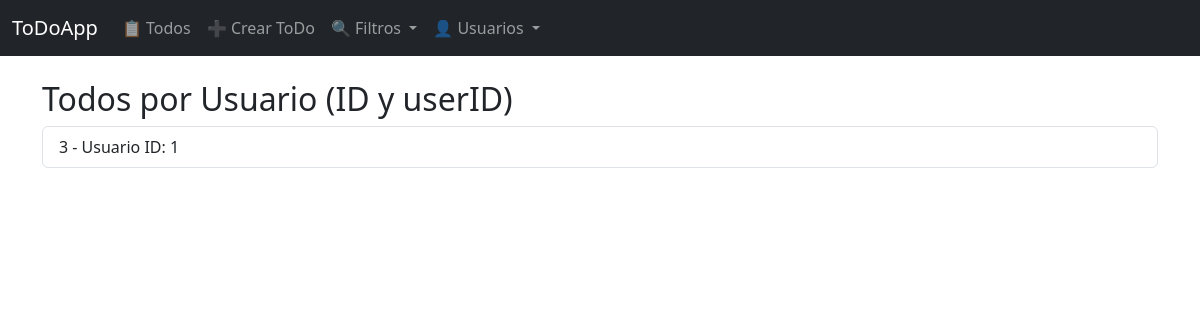
/todos/ids_user/, run on an earlier commit of the app's database.
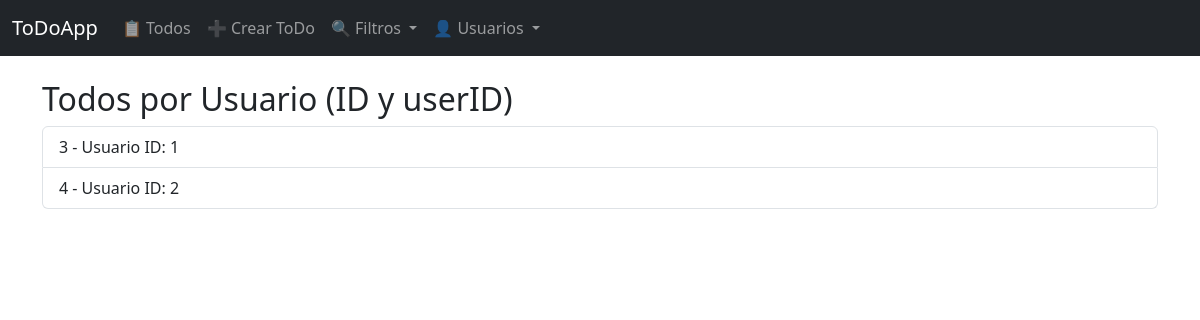
And on a later commit of the database.
### todos/models.py (models this page shows, shortened)
class Todo(models.Model):
    title = models.CharField(max_length=255)
    is_done = models.BooleanField(default=False)
    user = models.ForeignKey(User, on_delete=models.CASCADE)

### todos/views.py (the view)
# urls.py: path('ids_user/', views.todos_ids_user, name="todos_ids_user"),
def todos_ids_user(request):
    todos = Todo.objects.all()
    return render(request, "todos/todo_ids_user.html", {"todos": todos})

### todos/templates/todos/todo_ids_user.html
{% extends "base.html" %}
{% block content %}
<h2> Todos por Usuario (ID y userID)</h2>
<ul class="list-group">
  {% for todo in todos %}
    <li class="list-group-item">
      {{ todo.id }} -  Usuario ID: {{ todo.user.id }}
    </li>
  {% endfor %}
</ul>
{% endblock %}

What changed in the data, as far as the page shows it:
added Todo: id "4", user.id "2"
